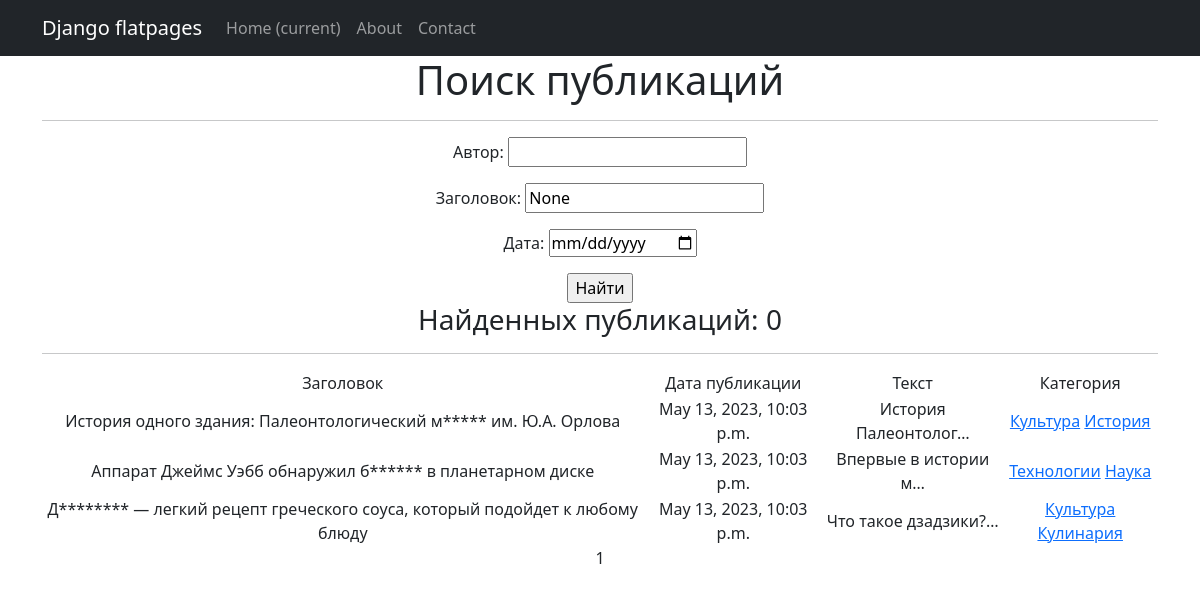
Before: /post/search/ with the older database file.
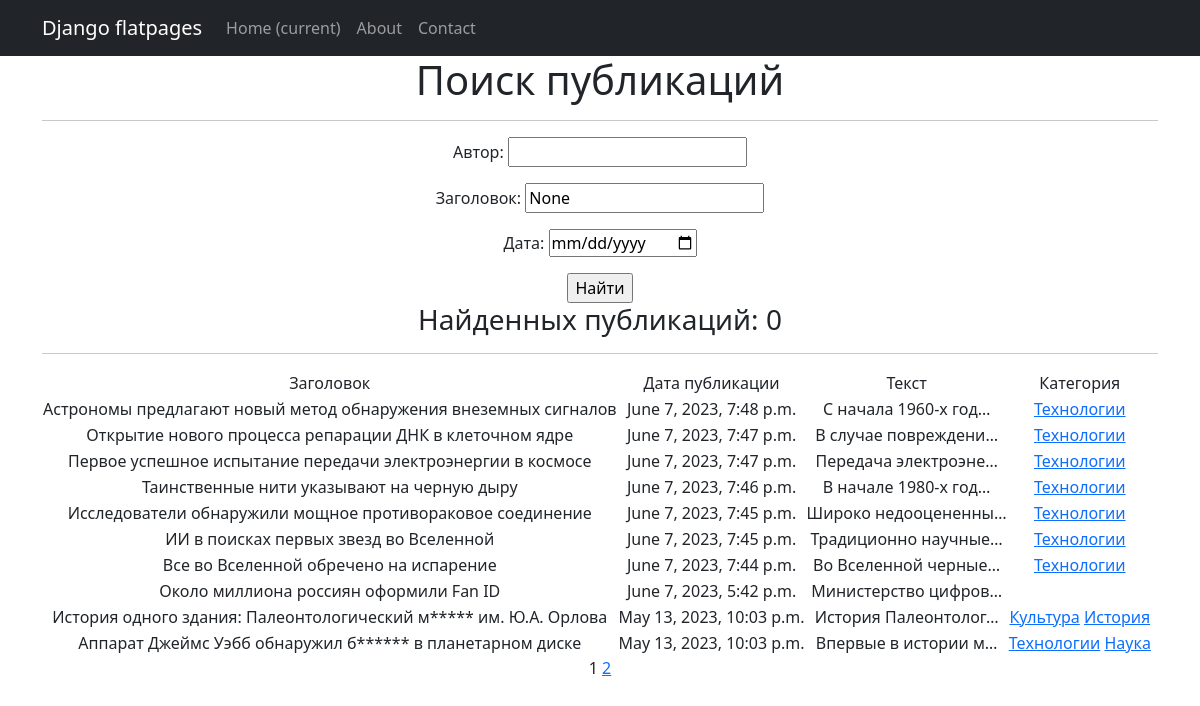
After: the same page with the newer database file.
### NewsPortal/models.py (models this page shows, shortened)
class Post(models.Model):
    article = 'ART'
    news = 'NWS'
    TYPES = [(article, 'статья'), (news, 'новость')]
    post_author = models.ForeignKey(Author, on_delete=models.CASCADE)
    post_type = models.CharField(max_length=64, choices=TYPES)
    post_time_in = models.DateTimeField(auto_now_add=True)
    post_category = models.ManyToManyField(Category, through='PostCategory')
    post_title = models.CharField(max_length=64, unique=True)
    post_text = models.TextField(unique=True)
    post_rating = models.IntegerField(default=0)
    def __str__(self):
        return f'{self.post_title}'

class Category(models.Model):
    category_name = models.CharField(max_length=64, unique=True)
    subscribers = models.ManyToManyField(User, related_name='categories')
    def __str__(self):
        return self.category_name

### NewsPortal/views.py (the view)
# urls.py: path('search/', PostFilterView.as_view(), name='post_filter'),
class PostFilterView(ListView):
    model = Post
    ordering = '-post_time_in'
    filterset_class = PostFilter
    context_object_name = 'post_search'
    template_name = 'post_filter.html'
    paginate_by = 10
    def get_queryset(self):
        queryset = super().get_queryset()
        self.filterset = self.filterset_class(self.request.GET, queryset=queryset)
        return self.filterset.qs
    def get_context_data(self, **kwargs):
        context = super().get_context_data(**kwargs)
        context['filterset'] = self.filterset
        context['curr_date'] = self.request.GET.get('post_time_in__gt')
        context['curr_title'] = self.request.GET.get('post_title__icontains')
        pprint(context)
        return context

### NewsPortal/templatetags/custom_filters.py (called while the page is built)
@register.filter()
def censor(word):
    if isinstance(word, str):
        for i in word.split():
            if i.capitalize() in bad_words:
                word = word.replace(i, i[0] + '*' * len(i))
    else:
        raise ValueError('custom_filters -> censor -> A string is expected, but a different data type has been entered')
    return word

### NewsPortal/templatetags/custom_tags.py (called while the page is built)
@register.simple_tag(takes_context=True)
def url_replace(context, **kwargs):
   d = context['request'].GET.copy()
   for k, v in kwargs.items():
       d[k] = v
   return d.urlencode()

### templates/post_filter.html (shortened to what this page needs)
{% extends 'flatpages/default.html' %}
{% load custom_filters %}
{% load custom_tags %}
{% block content %}
   <h1>Поиск публикаций</h1>
   <hr>
   <form action="" method="get">
       <label >Автор:</label>
       {{ filterset.form.post_author__user__username }}
       <label >Заголовок:</label>
       <input type="text"  name="post_title__icontains" value="{{ curr_title }}">
       <label >Дата:</label>
       <input   type="date"  name="post_time_in__gt" value="{{ curr_date }}">
       <input type="submit" value="Найти" />
   </form>
   <h3>Найденных публикаций: {{ post|length }}</h3>
   <hr>
   {% if post_search %}
       <table>
           <tr>
               <td>Заголовок</td>
               <td>Дата публикации</td>
               <td>Текст</td>
               <td>Категория</td>
           </tr>
           {% for post_item in post_search %}
           <tr>
               <td>{{ post_item.post_title|censor }}</td>
               <td>{{ post_item.post_time_in }}</td>
               <td>{{ post_item.post_text|truncatechars:20|censor }}</td>
               <td>
                   {% for category in post_item.post_category.all %}
                        <a href="{% url 'category_list' category.id %}">{{category}}</a>
                   {% endfor %}
               </td>
           </tr>
           {% endfor %}
       </table>
   {% else %}
       <h2>Публикаций нет!</h2>
   {% endif %}
   {{ page_obj.number }}
   {% if page_obj.has_next %}
       <a href="?{% url_replace page=page_obj.next_page_number %}">{{ page_obj.next_page_number }}</a>
   {% endif %}
{% endblock content %}

Changed rows visible on the page:
no longer on this page (row unchanged): Post: post_title|censor "Д******** — легкий рецепт греческого соуса, который подойдет к любому блюду", post_time_in "May 13, 2023, 10:03 p.m.", post_text|censor "Что такое дзадзики?…", Category (category_name "Культура")
no longer on this page (row unchanged): Category: category_name "Кулинария", shown under "Д******** — легкий рецепт греческого соуса, который подойдет к любому блюду"
added Post: post_title|censor "Астрономы предлагают новый метод обнаружения внеземных сигналов", post_time_in "June 7, 2023, 7:48 p.m.", post_text|censor "С начала 1960-х год…", Category (category_name "Технологии")
added Post: post_title|censor "Открытие нового процесса репарации ДНК в клеточном ядре", post_time_in "June 7, 2023, 7:47 p.m.", post_text|censor "В случае повреждени…", Category (category_name "Технологии")
added Post: post_title|censor "Первое успешное испытание передачи электроэнергии в космосе", post_time_in "June 7, 2023, 7:47 p.m.", post_text|censor "Передача электроэне…", Category (category_name "Технологии")
added Post: post_title|censor "Таинственные нити указывают на черную дыру", post_time_in "June 7, 2023, 7:46 p.m.", post_text|censor "В начале 1980-х год…", Category (category_name "Технологии")
added Post: post_title|censor "Исследователи обнаружили мощное противораковое соединение", post_time_in "June 7, 2023, 7:45 p.m.", post_text|censor "Широко недооцененны…", Category (category_name "Технологии")
added Post: post_title|censor "ИИ в поисках первых звезд во Вселенной", post_time_in "June 7, 2023, 7:45 p.m.", post_text|censor "Традиционно научные…", Category (category_name "Технологии")
added Post: post_title|censor "Все во Вселенной обречено на испарение", post_time_in "June 7, 2023, 7:44 p.m.", post_text|censor "Во Вселенной черные…", Category (category_name "Технологии")
added Post: post_title|censor "Около миллиона россиян оформили Fan ID", post_time_in "June 7, 2023, 5:42 p.m.", post_text|censor "Министерство цифров…"
Other visible differences:
{{ page_obj.next_page_number }}: (not shown) → "2"
